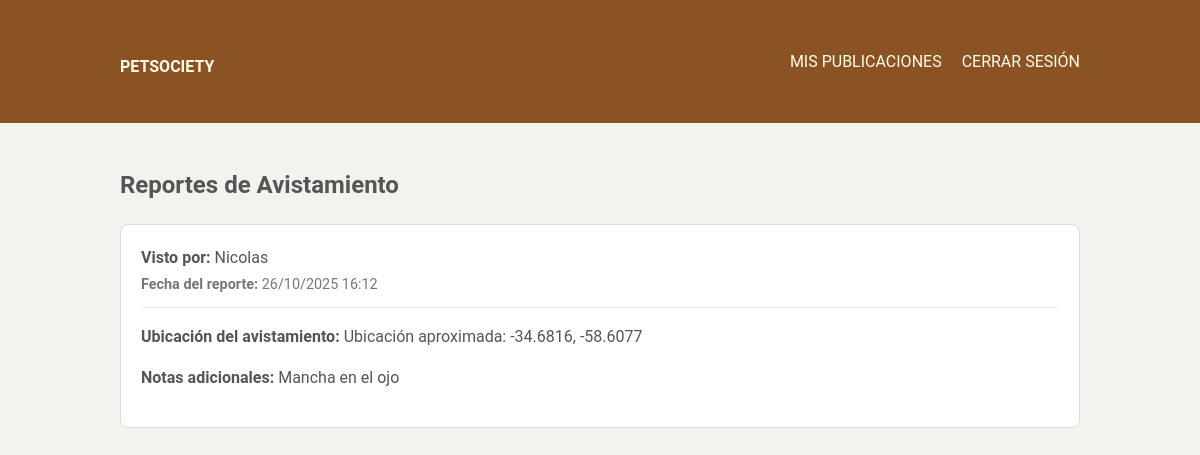
The page /ver_reportes.php?id_animal=9 (signed in) on the database its author committed.
### tables this page shows
CREATE TABLE `reportes_perdidos` (
  `id_reporte` int(11) NOT NULL,
  `id_animal` int(11) NOT NULL COMMENT 'Referencia al animal perdido',
  `id_usuario_reportador` int(11) DEFAULT NULL,
  `fecha_reporte` timestamp NOT NULL DEFAULT current_timestamp() COMMENT 'Fecha y hora en que se generó el reporte (automática)',
  `ultima_ubicacion_vista` varchar(255) NOT NULL COMMENT 'Calle, barrio o coordenadas donde fue visto por última vez.',
  `recompensa` decimal(10,2) DEFAULT 0.00 COMMENT 'Monto de recompensa ofrecido (opcional).',
  `caracteristicas_distintivas` text DEFAULT NULL COMMENT 'Descripción detallada de señales, cicatrices, collar, etc.',
  `latitud` decimal(10,8) DEFAULT NULL COMMENT 'Latitud de la última ubicación vista',
  `longitud` decimal(11,8) DEFAULT NULL COMMENT 'Longitud de la última ubicación vista'
);

CREATE TABLE `usuarios` (
  `id_usuario` int(11) NOT NULL,
  `dni` varchar(15) NOT NULL COMMENT 'Documento Nacional de Identidad, debe ser único',
  `nombre` varchar(100) NOT NULL,
  `email` varchar(100) NOT NULL,
  `password_hash` varchar(255) NOT NULL COMMENT 'Hash de la contraseña del usuario (usar bcrypt o Argon2)',
  `reset_token` varchar(255) DEFAULT NULL,
  `token_expiry` timestamp NULL DEFAULT NULL,
  `telefono` varchar(15) DEFAULT NULL,
  `direccion` varchar(255) DEFAULT NULL,
  `es_refugio` tinyint(1) NOT NULL DEFAULT 0 COMMENT 'TRUE si es un refugio, FALSE si es particular',
  `is_admin` tinyint(1) NOT NULL DEFAULT 0 COMMENT '1 si es super admin, 0 si no lo es',
  `descripcion` text DEFAULT NULL,
  `fecha_registro` timestamp NOT NULL DEFAULT current_timestamp() COMMENT 'Fecha y hora de registro de la cuenta (automática)'
);

### ver_reportes.php (the view, shortened to what this page needs)
<?php
require_once "config.php";
$id_animal = intval($_GET['id_animal']);
$sql = "SELECT r.ultima_ubicacion_vista, r.caracteristicas_distintivas, r.fecha_reporte, u.nombre AS nombre_reportador
        FROM reportes_perdidos r
        JOIN usuarios u ON r.id_usuario_reportador = u.id_usuario
        WHERE r.id_animal = ?
        ORDER BY r.fecha_reporte DESC";
$reportes = [];
if ($stmt = $conexion->prepare($sql)) {
    $stmt->bind_param("i", $id_animal);
    $stmt->execute();
    $result = $stmt->get_result();
    while ($row = $result->fetch_assoc()) {
        $reportes[] = $row;
    }
}
?>
<!DOCTYPE html>
<html lang="es">
<head>
    <link rel="stylesheet" href="estilos.css">
</head>
<body>
    <header>
        <div class="container">
            <div id="branding"><h1><a href="index.php">PetSociety</a></h1></div>
            <nav><ul><li><a href="mis_publicaciones.php">Mis Publicaciones</a></li><li><a href="logout.php">Cerrar Sesión</a></li></ul></nav>
        </div>
    </header>
    <div class="container">
        <h2>Reportes de Avistamiento</h2>
        <?php if (!empty($reportes)): ?>
            <?php foreach ($reportes as $reporte): ?>
                <div class="reporte-card">
                    <div class="reporte-header">
                        <strong>Visto por:</strong> <?php echo htmlspecialchars($reporte['nombre_reportador']); ?><br>
                        <span><strong>Fecha del reporte:</strong> <?php echo date("d/m/Y H:i", strtotime($reporte['fecha_reporte'])); ?></span>
                    </div>
                    <p><strong>Ubicación del avistamiento:</strong> <?php echo htmlspecialchars($reporte['ultima_ubicacion_vista']); ?></p>
                    <?php if (!empty($reporte['caracteristicas_distintivas'])): ?>
                        <p><strong>Notas adicionales:</strong> <?php echo nl2br(htmlspecialchars($reporte['caracteristicas_distintivas'])); ?></p>
                    <?php endif; ?>
                </div>
            <?php endforeach; ?>
        <?php else: ?>
            <p>Aún no hay reportes de avistamiento para esta mascota.</p>
        <?php endif; ?>
    </div>
</body>
</html>

### estilos.css (style rules this page uses)
body { font-family: "Roboto", sans-serif; background-color: #f2f3ee; color: #555555; margin: 0; padding: 0; line-height: 1.6; }
.container { width: 80%; margin: auto; overflow: hidden; padding: 20px 0; }
header { background: #8b5224; color: #fffde7; padding: 1rem 0; border-bottom: #f2f3ee 3px solid; }
header a { color: #fffde7; text-decoration: none; text-transform: uppercase; font-size: 16px; }
header .container { display: flex; justify-content: space-between; align-items: center; }
header #branding h1 { margin: 0; }
header nav ul { padding: 0; margin: 0; list-style: none; }
header nav ul li { display: inline; margin-left: 20px; }

### ver_reportes.php (style rules this page uses)
.reporte-card { background: #fff; border: 1px solid #ddd; padding: 20px; margin-bottom: 20px; border-radius: 8px; }
.reporte-header { border-bottom: 1px solid #eee; padding-bottom: 10px; margin-bottom: 10px; }
.reporte-header span { color: #777; font-size: 0.9em; }

### rows shown on the page
reportes_perdidos: id_usuario_reportador.nombre "Nicolas", fecha_reporte "26/10/2025 16:12", ultima_ubicacion_vista "Ubicación aproximada: -34.6816, -58.6077", caracteristicas_distintivas "Mancha en el ojo"
